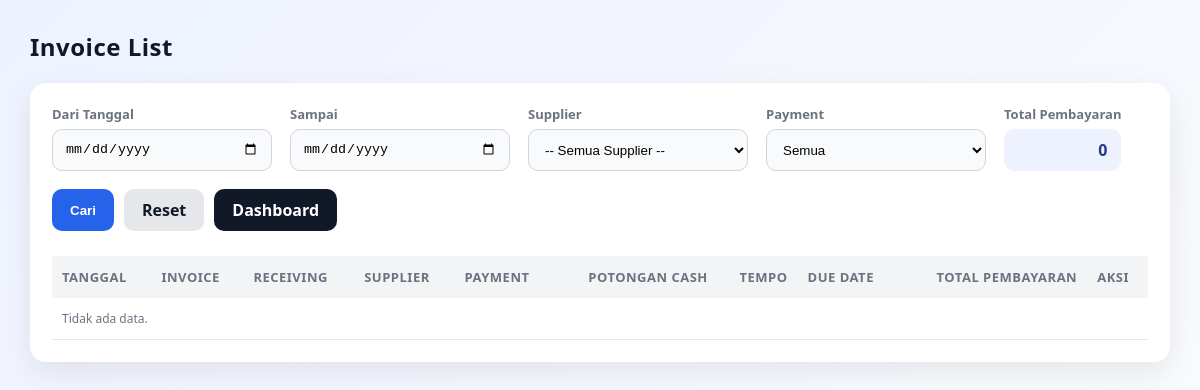
The page /invoice/list on the database as committed earlier.
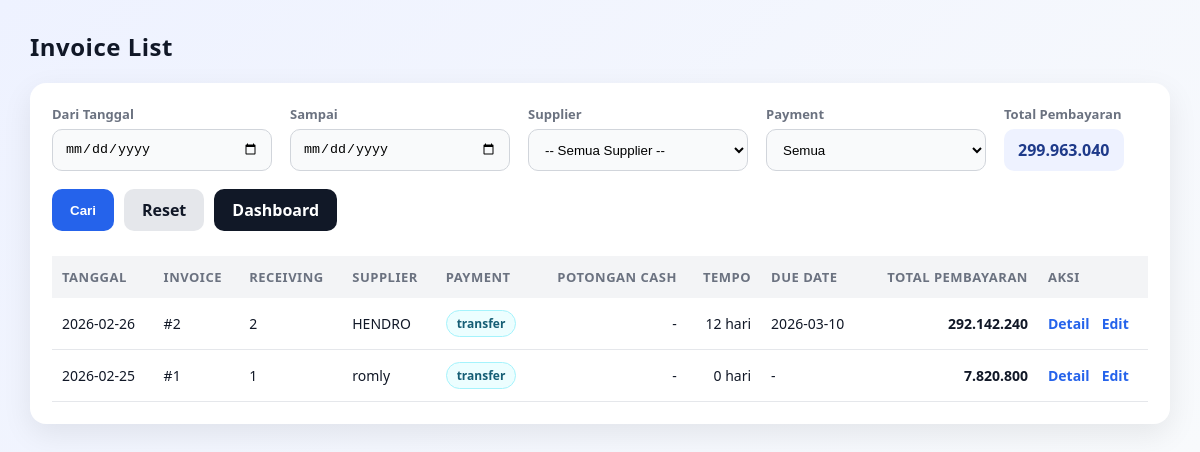
The same page on the database as committed later.
### tables this page shows
CREATE TABLE invoice_header (
            id INTEGER PRIMARY KEY AUTOINCREMENT,

            receiving_id INTEGER NOT NULL UNIQUE, -- 1 receiving = 1 invoice
            tanggal TEXT NOT NULL DEFAULT (date('now','localtime')),
            supplier TEXT NOT NULL,
            price_points_json TEXT NOT NULL,
            payment_type TEXT NOT NULL
                CHECK (payment_type IN ('cash','transfer')),
            tempo_hari INTEGER DEFAULT 0,
            due_date TEXT,

            -- Cash deduct per kg (hanya berlaku kalau cash)
            cash_deduct_per_kg_rp INTEGER DEFAULT 0,
            cash_deduct_total_rp INTEGER DEFAULT 0,
            -- PPh (siap dipakai nanti, 0.25% = 25)
            pph_rate_bp INTEGER DEFAULT 0,
            pph_amount_rp INTEGER DEFAULT 0,
            -- Total Supplier
            subtotal_rp INTEGER DEFAULT 0,
            total_payable_rp INTEGER DEFAULT 0,
            total_paid_g INTEGER DEFAULT 0,
            status TEXT DEFAULT 'draft'
                CHECK (status IN ('draft','issued','paid','void')),
            created_at TEXT DEFAULT (datetime('now','localtime')),
            FOREIGN KEY(receiving_id)
                REFERENCES receiving_header(id)
                ON DELETE CASCADE
        );

### invoice/routes.py (the view)
@invoice_bp.route("/list", methods=["GET"])
def invoice_list():
    start = (request.args.get("start") or "").strip() or None
    end = (request.args.get("end") or "").strip() or None
    supplier = (request.args.get("supplier") or "").strip() or None
    payment_type = (request.args.get("payment_type") or "").strip() or None
    rows = repo.fetch_invoice_list(
        start=start,
        end=end,
        supplier=supplier,
        payment_type=payment_type,
        limit=request.args.get("limit") or 500
    )
    total_payable = sum(int(r.get("total_payable_rp") or 0) for r in rows)
    return render_template(
        "invoice/list.html",
        rows=rows,
        start=start,
        end=end,
        supplier=supplier,
        payment_type=payment_type,
        total_payable=total_payable,
    )

### helpers/db.py (called while the page is built)
def get_conn():
    conn = sqlite3.connect(DB_PATH, timeout=30)
    conn.row_factory = sqlite3.Row
    conn.execute("PRAGMA foreign_keys = ON;")
    conn.execute("PRAGMA journal_mode = WAL;")
    return conn

### templates/invoice/list.html (shortened to what this page needs)
<!doctype html>
<html lang="id">
<head>
</head>
<body>
<div class="top">
  <h2>Invoice List</h2>
</div>
<div class="card">
<form method="get" action="/invoice/list" class="filter-row">
  <div class="filter-item">
    <label>Dari Tanggal</label>
    <input type="date" name="start" value="{{ start or '' }}">
  </div>
  <div class="filter-item">
    <label>Sampai</label>
    <input type="date" name="end" value="{{ end or '' }}">
  </div>
  <div class="filter-item">
    <label>Supplier</label>
    <select id="supplier" name="supplier"></select>
  </div>
  <div class="filter-item">
    <label>Payment</label>
    <select name="payment_type">
      <option value="" {% if not payment_type %}selected{% endif %}>Semua</option>
    </select>
  </div>
  <div class="filter-item">
    <label>Total Pembayaran</label>
    <div class="summary-pill">
      {{ "{:,.0f}".format(total_payable or 0).replace(",", ".") }}
    </div>
  </div>
  <div class="filter-actions">
    <button class="btn btn-primary" type="submit">Cari</button>
    <a class="btn btn-ghost" href="/invoice/list">Reset</a>
    <a class="btn btn-secondary" href="/dashboard">Dashboard</a>
  </div>
</form>
<table>
<thead>
<tr>
  <th>Tanggal</th>
  <th>Invoice</th>
  <th>Receiving</th>
  <th>Supplier</th>
  <th>Payment</th>
  <th class="right">Potongan Cash</th>
  <th class="right">Tempo</th>
  <th>Due Date</th>
  <th class="right">Total Pembayaran</th>
  <th>Aksi</th>
</tr>
</thead>
<tbody>
{% if not rows %}
<tr><td colspan="10" class="small">Tidak ada data.</td></tr>
{% endif %}
{% for r in rows %}
<tr>
  <td>{{ r.tanggal }}</td>
  <td>#{{ r.id }}</td>
  <td>{{ r.receiving_id }}</td>
  <td>{{ r.supplier }}</td>
  <td>
    {% set pt = (r.payment_type or 'transfer') %}
    <span class="pill {{ pt }}">{{ pt }}</span>
  </td>
  <td class="right">
    {% if (r.payment_type == 'cash') and (r.cash_deduct_per_kg_rp or 0) > 0 %}
      {{ "{:,.0f}".format(r.cash_deduct_per_kg_rp or 0).replace(",", ".") }}/kg
      <div class="small">Total: {{ "{:,.0f}".format(r.cash_deduct_total_rp or 0).replace(",", ".") }}</div>
    {% else %}
      -
    {% endif %}
  </td>
  <td class="right">{{ r.tempo_hari or 0 }} hari</td>
  <td>{{ r.due_date or "-" }}</td>
  <td class="right total-bold">
    {{ "{:,.0f}".format(r.total_payable_rp or 0).replace(",", ".") }}
  </td>
  <td>
    <div class="aksi">
      <a href="/invoice/view/{{ r.id }}">Detail</a>
      <a href="/invoice/edit/{{ r.id }}">Edit</a>
    </div>
  </td>
</tr>
{% endfor %}
</tbody>
</table>
</div>
</body>
</html>

### templates/invoice/list.html (style rules this page uses)
* { box-sizing:border-box }
body { font-family: system-ui, -apple-system, 'Segoe UI', Arial, sans-serif; margin:0; padding:30px; background:linear-gradient(135deg,#eef2ff,#f8fafc); color:#111827; }
h2 { margin:0;font-weight:800;letter-spacing:.5px }
.top { display:flex;justify-content:space-between;align-items:center;margin-bottom:20px }
.card { background:#fff;border-radius:16px;padding:22px;box-shadow:0 10px 30px rgba(0,0,0,.08) }
.filter-row { display:flex;flex-wrap:wrap;gap:18px;align-items:flex-end }
.filter-item { display:flex;flex-direction:column;gap:6px }
.filter-item label { font-size:13px;font-weight:600;color:#6b7280 }
.filter-item input,.filter-item select { width:220px;height:42px;padding:10px 12px;border-radius:10px;border:1px solid #d1d5db; background:#f9fafb;transition:.2s }
.summary-pill { height:42px;display:flex;align-items:center;justify-content:flex-end; padding:0 14px;border-radius:10px;background:#eef2ff; font-weight:800;color:#1e3a8a }
.filter-actions { display:flex;gap:10px;flex-wrap:wrap }
.btn { height:42px;padding:0 18px;border-radius:10px;border:none;cursor:pointer; font-weight:700;transition:.2s;display:flex;align-items:center;justify-content:center; text-decoration:none }
.btn-primary { background:#2563eb;color:#fff }
.btn-secondary { background:#111827;color:#fff }
.btn-ghost { background:#e5e7eb;color:#111827 }
table { width:100%;border-collapse:collapse;margin-top:25px;font-size:14px }
thead { background:#f3f4f6 }
th,td { padding:12px 10px;text-align:left }
th { font-size:13px;text-transform:uppercase;letter-spacing:.5px;color:#6b7280 }
tbody tr { border-bottom:1px solid #e5e7eb;transition:.15s }
.right { text-align:right }
.total-bold { font-weight:800;color:#111827 }
.pill { display:inline-block;padding:4px 10px;border-radius:999px;font-size:12px;font-weight:700; background:#f3f4f6;color:#111827;border:1px solid #e5e7eb }
.pill.transfer { background:#ecfeff;border-color:#a5f3fc;color:#155e75 }
.aksi { display:flex;gap:12px }
.aksi a { font-weight:600;color:#2563eb;text-decoration:none }

Rows that differ between the two databases and show on the page:
added invoice_header: tanggal "2026-02-26", id "2", receiving_id "2", supplier "HENDRO", payment_type "transfer", tempo_hari "12", due_date "2026-03-10", total_payable_rp "292.142.240"
added invoice_header: tanggal "2026-02-25", id "1", receiving_id "1", supplier "romly", payment_type "transfer", tempo_hari "0", due_date "-", total_payable_rp "7.820.800"
Other text that changed with them:
{{ "{:,.0f}".format(total_payable or 0).replace(",", ".") }}: "0" → "299.963.040"
text no longer shown: "Tidak ada data."
